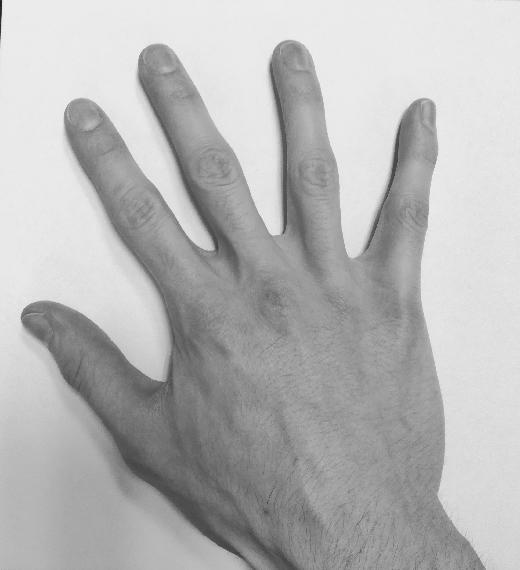
#> input picture TP-1/Source.jpg, 520 x 570 px
$ jupyter execute TP_ImageRegistration_Images_ABDALLAH_Zakaria.ipynb
#> lines starting #> are read from the running program, lines starting #| are printed output that depends on the picture
## Image registration

**Deadline**: Upload this notebook (rename it as 'TP-ImageRegistration-Images-YOUR-SURNAME.ipynb') to E-Campus before the deadline (see E-campus for the exact timing).

**Goal**: The goal of this notebook is to implement the algorithms seen today for pixel-based image registration. Please complete the code where you see **XXXXXXXXXXXXXX**

You will first take two pictures of your right hand into two different positions. Please keep the same topology, ie do not bend or stick together two fingers for instance.

If you can't take the pictures, you can use two pictures of my hand (see below).

[cell 1]
if 'google.colab' in str(get_ipython()):
  from google_drive_downloader import GoogleDriveDownloader as gdd
  gdd.download_file_from_google_drive(file_id='1XpgGRo839pBwIhb6h77xoG-NtHEg2DVd',
  dest_path='Source.jpg')

  from google_drive_downloader import GoogleDriveDownloader as gdd
  gdd.download_file_from_google_drive(file_id='12FKfLjKreAksI3rEcDx4_oEn3qjAzEua',
  dest_path='Target.jpg')
else:
  print('You are not using Colab. Please define working_dir with the absolute path to the folder where you downloaded the data')

# Please modify working_dir only if you are using your Anaconda (and not Google Colab)
# You should write the absolute path of your working directory with the data
workingDir='./'

We will use the skimage library to read and resize images, you can of course use others (openCV, pillow, scipy, etc.)

[cell 2]
from skimage.io import imread
from skimage.transform import resize

import matplotlib.pyplot as plt
from numpy import linalg as LA
import numpy as np
import scipy.ndimage
import math

The first thing to do is to create a function that creates the transformation matrix T. Please complete the following function following the rules explained in the header of the function.

[cell 3]
def Tmatrix(scale=(1,1), rotationAngle=0,shearAngles=(0,0),translation=(0,0),elation=(0,0),reflection=(False,False)):
    '''
    Transformation matrix defined as the composition of 6 possible geometric
    transformations: Reflection (Re), Rotation (R), Scaling (S), Shear (Sh),
    Translation (T) and Elation (E).
    For the linear transformation part, we assume this composition:
        A = Re * R * S * Sh

    Inputs:
            scale: is a tuple with sx and sy (two scalar values)
            rotationAngle: is an angle in degrees (scalar value)
            shearAngles: is a tuple with the two shear angles in degrees (scalar value)
            translation: is a tuple with tx and ty (scalar values)
            elation: is a tuple containing the elation part (scalar values)
            reflection: is a tuple of Boolean values indicating wheter to reflect with respect to x and y axis

    Output:
            T: the 3x3 transformation matrix (homogeneous coordinates)
    '''

    if len(scale) != 2:
        raise ValueError("scale should be a tuple of length 2")
    if len(shearAngles)!= 2:
        raise ValueError("shearAngles should be a tuple of length 2")
    if len(translation)!= 2:
        raise ValueError("translation should be a tuple of length 2")
    if len(elation)!= 2:
        raise ValueError("elation should be a tuple of length 2")
    if len(reflection)!= 2:
        raise ValueError("reflection should be a tuple of length 2")
    if type(reflection[0])!= bool or type(reflection[1]) != bool:
        raise ValueError("reflection should contain two boolean values")
    if np.ndim(rotationAngle) != 0:
        raise ValueError("rotationAngle should be a scalar")

    # transform angles from degrees to radians
    Radius_Angle = rotationAngle*(np.pi/180)

    # compute T
    RX , RY = reflection

    if RX == True and RY == True:

        reflection_matrix = np.array([[-1,0,0],
                                      [0,-1,0],
                                      [0,0,0]

                                      ])

    else:
        if RY == True:
            reflection_matrix = np.array([[-1,0,0],
                                        [0,1,0],
                                        [0,0,0]])
        elif RX == True:
            reflection_matrix = np.array([[1,0,0],
                                        [0,-1,0],
                                        [0,0,0]])
        else:
            reflection_matrix = np.array([[1,0,0],
                                        [0,1,0],
                                        [0,0,0]])


    Rotation_Matrix = np.array(
            [
            [np.cos(Radius_Angle),-1*np.sin(Radius_Angle),0],
            [np.sin(Radius_Angle),np.cos(Radius_Angle),0],
            [0,0,0]
        ]
    )

    Sx,Sy = scale
    Scale_Matrix = np.array(
            [
            [Sx,0,0],
            [0,Sy,0],
            [0,0,0]
        ]
    )
    Lambda_x,Lambda_y = shearAngles
    Lambda_x = Lambda_x*(np.pi/180)
    Lambda_y = Lambda_y*(np.pi/180)
    #print(Lambda_x)
    #print(Lambda_y)

    Shear_Matrix = np.array(
            [
            [1,np.tan(Lambda_x),0],
            [np.tan(Lambda_y),1,0],
            [0,0,0]
        ]
    )

    # [5 lines of commented-out code are left out]
    A = np.dot(np.dot(np.dot(reflection_matrix, Rotation_Matrix), Scale_Matrix), Shear_Matrix)


    #Matrix 3x3
    e,f =elation

    tx,ty = translation
    A[2,0]=e
    A[2,1]=f
    A[0,2]=tx
    A[1,2]=ty
    A[2,2]=1
    return A

Test here, your function.

[cell 4]
## Define Transformation
#T=Tmatrix(scale=(1,1), rotationAngle=40, shearAngles=(0,0),translation=(0,0),elation=(0,0),reflection=(False,False))
T=Tmatrix(scale=(5,2), rotationAngle=45, shearAngles=(25,55),translation=(5,3),elation=(4,1),reflection=(True,True))
print(T)

Next, we need to create a function that apply the previously created transformation matrix. We will need to apply it either to 2D points, seen as a [Nx2] numpy array where N is the number of points, or to image coordinates, modeled as a [2xNxM] Numpy array where N and M are the number of rows and columns of the image respectively.

[cell 5]
def applyTransformation(T, points=None, coords=None):
    '''
    Apply geometric transformation to points or image coordinates.
    Transformation is defined by a 3x3 matrix

    Inputs:
        points: Nx2 Numpy array of points
        coordinates: 2xNxM Numpy array of image coordinates
        T: 3x3 matrix trasformation

    Output:
        pm: Nx2 points after transformation
        cm: 2xNxM image coordinates after transformation
    '''
    if points is None and coords is None:
        raise ValueError("Error ! You should provide points and/or coords")

    if points is not None:
        N,d = points.shape
        if d != 2 and N==2:
            print('WARNING ! points should be an array of dimension Nx2'+
                  ' Transposing the array')
            points=points.T
            N,d = points.shape

        if d != 2:
            raise ValueError("Error ! Function works only with 2D points")

        # Transform points into homogeneous coordinates (adding one...)
        points = np.insert(points,2,1,axis=1)

        # Apply transformation
        transformation = []
        #now we want to compute the transformation of the entire coordinates that reside in the array points
        for coordinate in points:
            transformation.append(T @ coordinate)# if we do coordinate @ T it gives us different values
        # now convert the list of Nx3 with the third column one to array using np.array()
        transformation = np.array(transformation)
        # If homography, ...
        if T[2][0] !=0 and T[2][1] !=0:
            # we should devid each line of the result by the the third component of each line to make sure that the last element of each line be unit
            row = transformation.shape[0]
            for i in range(row):
                transformation[i] = transformation[i]/transformation[i][2]


        transformation = np.delete(transformation,2,1)
        pm=transformation
    else:
        pm=None

    if coords is not None:
        d,N,M = coords.shape

        if d != 2:
            raise ValueError("Error ! Function works only with 2D coordinates")

        p = coords.reshape((2,N*M)).T # reshape coordinates as list of points
        # Transform points into homogeneous coordinates (adding one...)
        p = np.insert(p,2,1,axis=1)

        # Apply transformation
        transformation_3d = []
        #now we want to compute the transformation of the entire coordinates that reside in the array points
        for coordinate in p:
            transformation_3d.append(T @ coordinate)
        # now convert the list of Nx3 with the thrid column one to array
        transformation_3d = np.array(transformation_3d)
        # If homography, ...
        if T[2][0] !=0 and T[2][1] !=0:
            # we should devid each line of the result by the the third component of each line to make sure that the last element of each line be unit
            row = transformation_3d.shape[0]
            for i in range(row):
                transformation_3d[i] = transformation_3d[i]/transformation_3d[i][2]


        transformation_3d = np.delete(transformation_3d,2,1)
        cm = transformation_3d.T.reshape(2,N,M)


    else:
        cm =None

    return pm,cm

Now, we can test the two functions on some data-sets of 2D points. To keep things simple, you will create two data-sets of points.

In the first one, the points will draw an ellipse (ie uniform sampling on an ellipse).
In the secon data-set, the points will draw a square (ie uniform sampling on a square).

You will then try several (at least five) different trasformations and check if your code works well.

[cell 6]
# Ellipse
theta = np.deg2rad(np.arange(0.0, 360.0, 1.0))
x = 2*np.cos(theta)
y = 5*np.sin(theta)
points=np.array([x, y]).T

# [5 lines of commented-out code are left out]

T=Tmatrix(scale=(1,1), rotationAngle=40, shearAngles=(0,0),translation=(0,0),elation=(0,0),reflection=(False,False))

#print(T)


## Apply trasformation
moved = applyTransformation(T, points=points)[0]
#print(moved)
fig = plt.figure(figsize=(8, 8))
ax1 = plt.subplot(1, 3, 1)
ax2 = plt.subplot(1, 3, 2)
ax1.scatter(points[:,0],points[:,1])
ax2.scatter(moved[:,0],moved[:,1])

minimum = np.min((ax1.get_xlim(),ax1.get_ylim(),ax2.get_xlim(),ax2.get_ylim()))
maximum = np.max((ax1.get_xlim(),ax1.get_ylim(),ax2.get_xlim(),ax2.get_ylim()))

ax1.set_xlim(minimum*1.2,maximum*1.2)
ax1.set_ylim(minimum*1.2,maximum*1.2)
ax2.set_xlim(minimum*1.2,maximum*1.2)
ax2.set_ylim(minimum*1.2,maximum*1.2)

fig.tight_layout()
plt.show()
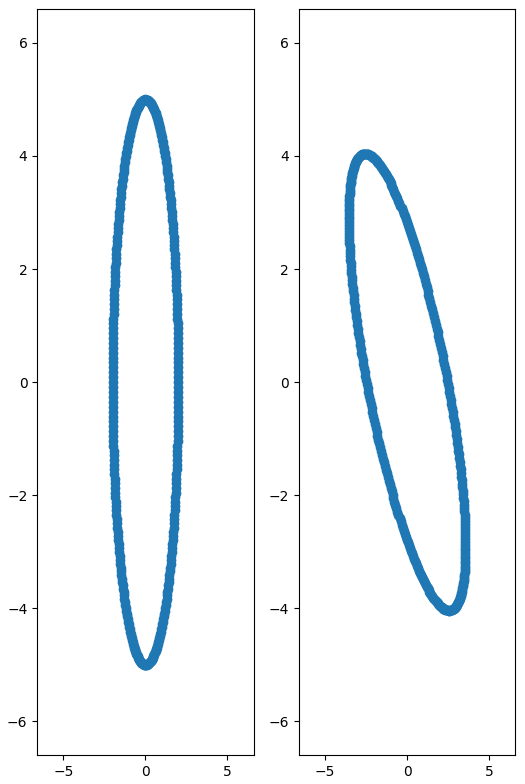
#> figure drawn by matplotlib, 2 panels

[cell 7]
# Square
side_length = 4
half_side = side_length / 2
x = np.array([half_side] * 100 + [t for t in np.linspace(half_side, -half_side, 100)] +
             [-half_side] * 100 + [t for t in np.linspace(-half_side, half_side, 100)])
y = np.array([t for t in np.linspace(-half_side, half_side, 100)] + [half_side] * 100 +
             [t for t in np.linspace(half_side, -half_side, 100)] + [-half_side] * 100)

points=np.array([x,y]).T
count = 0
for i in range(len(y)):
    if y[i]==-2:
        count = count +1
print(count)
## Define Transformation
#T=Tmatrix(scale=(1,1), rotationAngle=90, shearAngles=(0,0),translation=(0,0),elation=(0,0),reflection=(False,False))
#T=Tmatrix(scale=(1,1), rotationAngle=0, shearAngles=(40,20),translation=(0,0),elation=(0,0),reflection=(False,False))
T=Tmatrix(scale=(2,1), rotationAngle=15, shearAngles=(0,0),translation=(0,0),elation=(0,0),reflection=(False,False))

## Apply trasformation
moved = applyTransformation(T, points=points)[0]

fig = plt.figure(figsize=(8, 8))
ax1 = plt.subplot(1, 3, 1)
ax2 = plt.subplot(1, 3, 2)
ax1.scatter(points[:,0],points[:,1])
ax2.scatter(moved[:,0],moved[:,1])

minimum = np.min((ax1.get_xlim(),ax1.get_ylim(),ax2.get_xlim(),ax2.get_ylim()))
maximum = np.max((ax1.get_xlim(),ax1.get_ylim(),ax2.get_xlim(),ax2.get_ylim()))

ax1.set_xlim(minimum*1.2,maximum*1.2)
ax1.set_ylim(minimum*1.2,maximum*1.2)
ax2.set_xlim(minimum*1.2,maximum*1.2)
ax2.set_ylim(minimum*1.2,maximum*1.2)

fig.tight_layout()
plt.show()
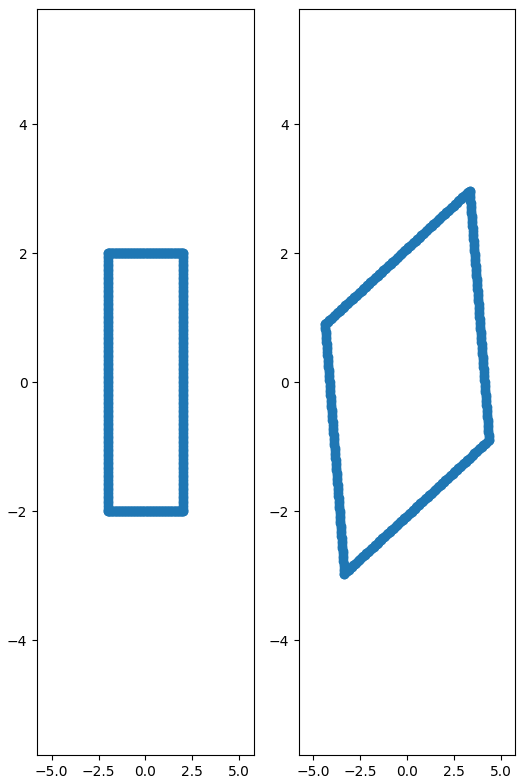
#> figure drawn by matplotlib, 2 panels

Now, we can finally move to images. Here, you can load and plot the two images of your (or mine) right hand. Pixel intensities are normalized in order to be float between 0 and 1.

[cell 8]
SourceIm = imread(workingDir + 'Source.jpg', as_gray=True)
#> SourceIm is the input picture: shape (570, 520); min 29, max 255, mean 181.6
SourceImNorm=(SourceIm - np.amin(SourceIm)) / (np.amax(SourceIm) - np.amin(SourceIm))
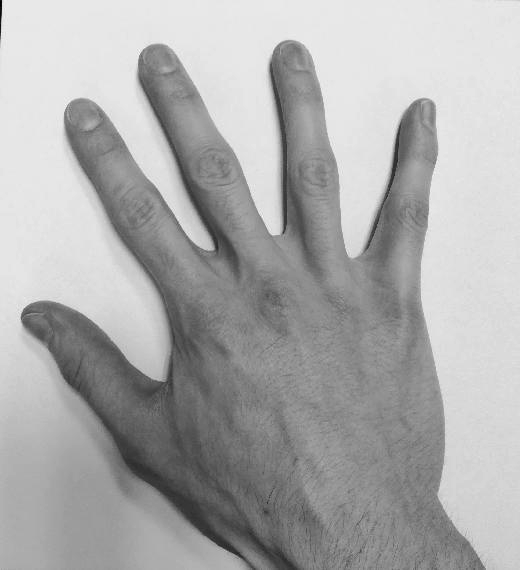
#> SourceImNorm: shape (570, 520) float64; min 0, max 1, mean 0.675
TargetIm = imread(workingDir + 'Target.jpg', as_gray=True)
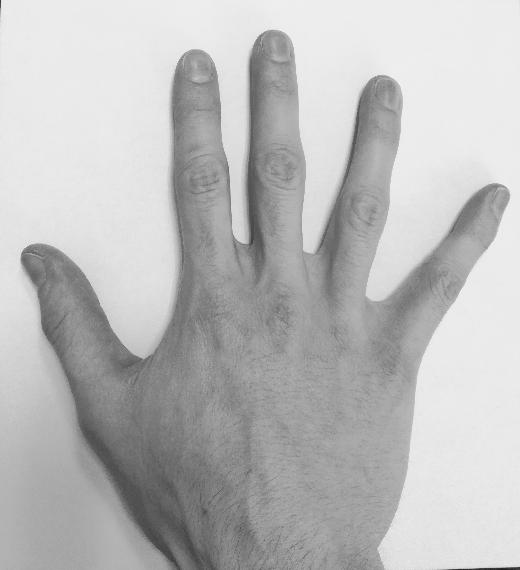
#> input picture TP-1/Target.jpg, 520 x 570 px
#> TargetIm is the input picture: shape (570, 520); min 29, max 250, mean 187.2
TargetImNorm=(TargetIm - np.amin(TargetIm)) / (np.amax(TargetIm) - np.amin(TargetIm))

fig = plt.figure(figsize=(10, 10))
ax1 = plt.subplot(1, 2, 1)
ax2 = plt.subplot(1, 2, 2)
ax1.imshow(SourceImNorm, cmap='gray')
ax1.set_title('Source image')
ax2.imshow(TargetImNorm, cmap='gray')
ax2.set_title('Target image')
plt.show()

In the following function, you will code the forward warping technique with point splatting.

Theoretically, an image could be associated with a coordinate chart giving the real-world coordinates of each pixel. However, the problem becomes more difficult and in many applications we do not actually have this coordinate chart. Here, you will simply consider the coordinate of a pixel as its row and column position.

In the forward warping, as seen during the lecture of this morning, the coordinates of a pixel of a source image $I$ might not be warped exactly onto the output grid. When it falls within the grid, but not on the grid, we assign (ie splat) the pixel intensity of $I$ to the four neighbour 'corners' of the output grid.

These contributions must be weighted and for this reason a typical solution is to create an 'accumulator'. This is an array of the same size of the output grid which quantifies the number of contributions that each corner of the output grid has received. By simply dividing by the number of contributions (output grid ./ accumulator), we obtain at each corner of the output grid an averaged estimate of the intensity of the transformed image.

[cell 9]
def ForwardWarping(I,T,coords=None,outputShape=None):
    '''
    Apply forward warping to an image I based on a transformation T.
    Transformation is defined by a 3x3 matrix T

    Inputs:
        I: image to transform
        T: 3x3 matrix trasformation
        coords: coordinates of the image. If None, the coordinates of a pixel
                are automatically its row and column position
        outputShape: defines the shape of the transformed image.
                     It can be 'None', same shape as the input image I or 'BB',
                     bounding box of the transformed image I_T,  or a tuple/numpy
                     array with 4 elements (min x, max x, min y, max y)

    Output:
        J: transformed image
    '''

    if coords is None:
      # mgrid returns the 2 array each one has a dimention as large as I we can get these two array and reshape it to get the Nx2 array that contains the values of the coordinates
      coords = np.mgrid[0:I.shape[0], 0:I.shape[1]] # coordinates of the image I
      cm = applyTransformation(T,coords=coords)[1]

      if outputShape is None:
          outputShape=(0,I.shape[0],0,I.shape[1])

      elif outputShape == 'BB':
          #Find extremities bounding box
          #np.min(cm[0,:,:]) ---------------> gives the minimum coordinate that is contained in the first array which is the array of coordinate x
          #np.min(cm[1,:,:]) ---------------> gives the minimum coordinate that is contained in the second array which is the array of coordinate y
          bx=int(np.floor(np.min(cm[0,:,:])))
          ux=int(np.ceil(np.max(cm[0,:,:])))
          by=int(np.floor(np.min(cm[1,:,:])))
          uy=int(np.ceil(np.max(cm[1,:,:])))
          outputShape=(bx,ux,by,uy)

      elif isinstance(outputShape, tuple):
          if len(outputShape) != 4:
              raise ValueError("Error ! outputShape should be of length 4")

      elif isinstance(outputShape, np.ndarray):
          if len(outputShape) != 4:
              raise ValueError("Error ! outputShape should be of length 4")
      else:
          raise ValueError("Error ! outputShape should be None, 'BB' or a tuple/numpy array with 4 elements")
      # transformed image should be that one with the size (max - min, max -min) we did not say (max,max) because out transfromation does not ensure the strating from zero
      J= np.zeros([outputShape[1]-outputShape[0],outputShape[3]-outputShape[2]]) # transformed image
      acc= np.zeros([outputShape[1]-outputShape[0],outputShape[3]-outputShape[2]]) # accumulator

      for i in range(cm.shape[1]):
          for j in range(cm.shape[2]):

              # transformed coordinate of a pixel
              p=cm[:,i,j]
              x=p[0]
              y=p[1]

              # Check if point is inside outputShape
              if x>=outputShape[0] and x<=outputShape[1] and y>=outputShape[2] and y<=outputShape[3]:

                  # translate if necessary, since output image will start from (0,0)
                  # it basically shifts transformed points in the positive quadrant
                  if outputShape[0]<0:
                      x=x+abs(outputShape[0])

                  if outputShape[2]<0:
                      y=y+abs(outputShape[2])

                  # Look for the four corners
                  bl=( math.floor(x), math.floor(y) ) # bottom left
                  br=( math.floor(x)+1, math.floor(y)  ) # bottom right
                  ul=( math.floor(x), math.floor(y)+1 ) # up left
                  ur=( math.floor(x)+1, math.floor(y)+1 ) # up right

                  # Update J and acc
                  # be carefully and make sure that all neighbor pixels are inside the shape of the output because here it will give you an error when accessing the values of
                  # the neighbor of pixel located at the top or at the boundaries.
                  if (bl[0]>=outputShape[0] and bl[0]<outputShape[1] and bl[1]>=outputShape[2] and bl[1]<outputShape[3]):
                    J[bl[0]][bl[1]] =J[bl[0]][bl[1]]+I[coords[0][i][j]][coords[1][i][j]]
                    acc[bl[0]][bl[1]]=acc[bl[0]][bl[1]]+1
                  if (br[0]>=outputShape[0] and br[0]<outputShape[1] and br[1]>=outputShape[2] and br[1]<outputShape[3]):
                    J[br[0]][br[1]] =J[br[0]][br[1]]+I[coords[0][i][j]][coords[1][i][j]]
                    acc[br[0]][br[1]]=acc[br[0]][br[1]]+1
                  if (ul[0]>=outputShape[0] and ul[0]<outputShape[1] and ul[1]>=outputShape[2] and ul[1]<outputShape[3]):
                    J[ul[0]][ul[1]] =J[ul[0]][ul[1]]+I[coords[0][i][j]][coords[1][i][j]]
                    acc[ul[0]][ul[1]]=acc[ul[0]][ul[1]]+1
                  if (ur[0]>=outputShape[0] and ur[0]<outputShape[1] and ur[1]>=outputShape[2] and ur[1]<outputShape[3]):
                    J[ur[0]][ur[1]] = J[ur[0]][ur[1]]+I[coords[0][i][j]][coords[1][i][j]]
                    acc[ur[0]][ur[1]]=acc[ur[0]][ur[1]]+1
      # here the weakness of the forward wrapping appear, in some cases some regions in the output does not have a corresponding one from the original image so it can result
      # zero for the counter that is why we put 1 for those that do not have a corresponding from the image I
      acc[acc==0]=1
      J=np.divide(J,acc)

    else:
        raise ValueError("Error ! Still not implemented")

    return J

Let's test your implementation of the forward warping with the right hand image. Test with at least 5 different transformation matrices (try different configurations).

[cell 10]
# Resize image (to make it faster...)
X= resize(SourceImNorm, (250,250), anti_aliasing=True)
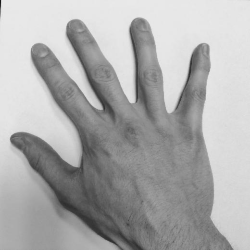
#> X: shape (250, 250) float64; min 0.0932, max 0.922, mean 0.675
#T=Tmatrix(scale=(1,1), rotationAngle=0, shearAngles=(45,37),translation=(0,0),elation=(0,0),reflection=(False,False))
T=Tmatrix(scale=(1,1), rotationAngle=15, shearAngles=(0,0),translation=(0,0),elation=(0,0),reflection=(False,False))
#T=Tmatrix(scale=(5,2), rotationAngle=0, shearAngles=(0,0),translation=(0,0),elation=(0,0),reflection=(False,False))
#T=Tmatrix(scale=(1,1), rotationAngle=0, shearAngles=(0,0),translation=(15,10),elation=(0,0),reflection=(False,False))


print('The transformation matrix T is:\n', T)

Xmf=ForwardWarping(X,T,outputShape=None)
#> after the loop in ForwardWarping, `for i in range(cm.shape[1]):`:
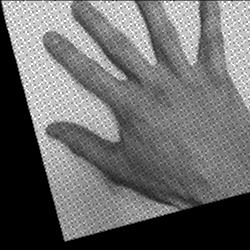
#> J: shape (250, 250) float64; min 0, max 4.56, mean 1.92; drawn with min black and max white
#> after the loop in ForwardWarping, `for i in range(cm.shape[1]):`:
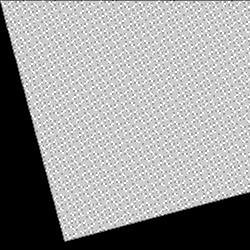
#> acc: shape (250, 250) float64; min 0, max 5, mean 3.07; drawn with min black and max white
#> after the loop in ForwardWarping, `for i in range(cm.shape[1]):`: bl = (190, 249); br = (191, 249); ul = (190, 250); ur = (191, 250)
#> (the rest of the program and of its run is left out)
